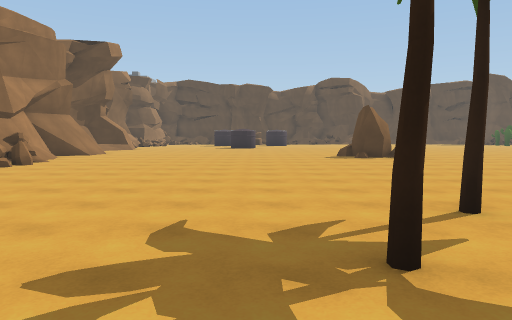
View 1 (above)

24 first-person views from a walk through a Unity game level. The camera is 1.5 m above the floor, tilts 4° down and sees 70° across. The floor is counted in squares, 2 m on a side. Each view is taken from the middle of a square. On the plan, view 1 faces up. The plan holds only what a view shows up to about 11 squares ahead; the rest is blank. The place goes on beyond the plan. The player character is not drawn. Surface patterns are stand-ins for the level's own textures.

View 2
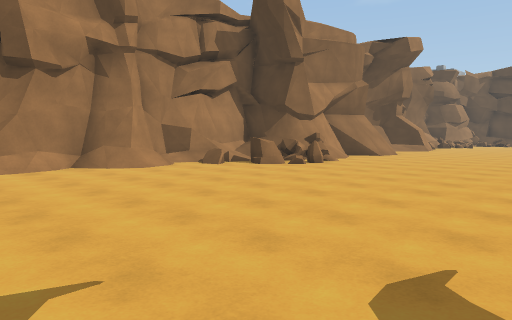

View 3
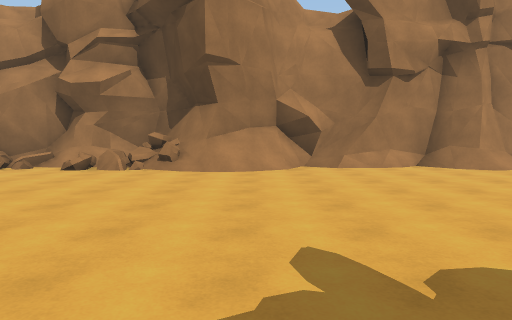

View 4
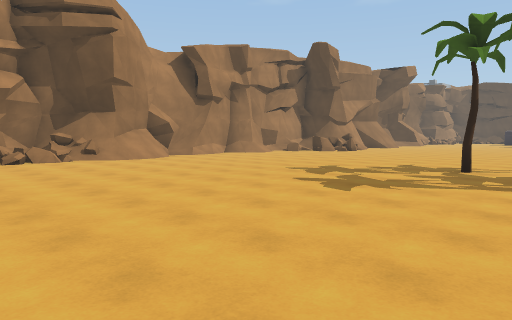

View 5
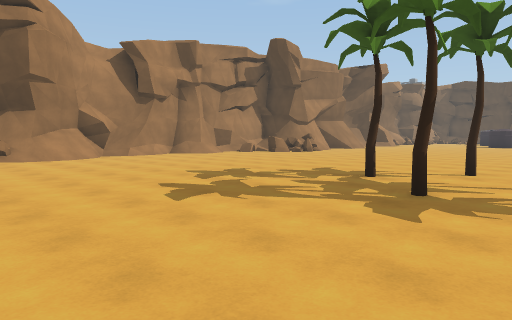

View 6
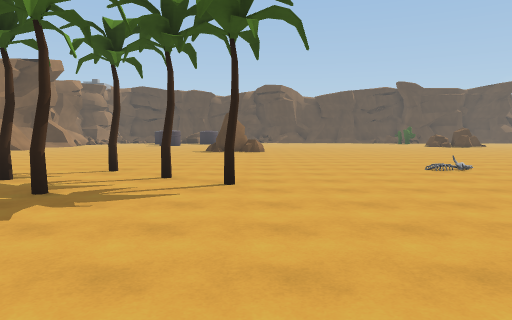

View 7
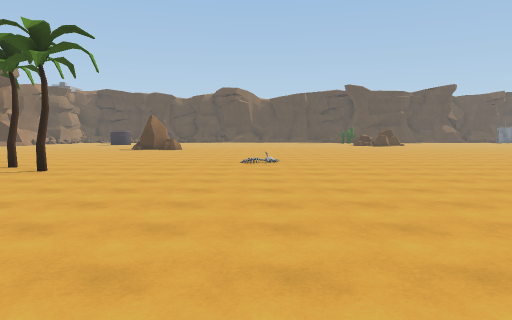

View 8
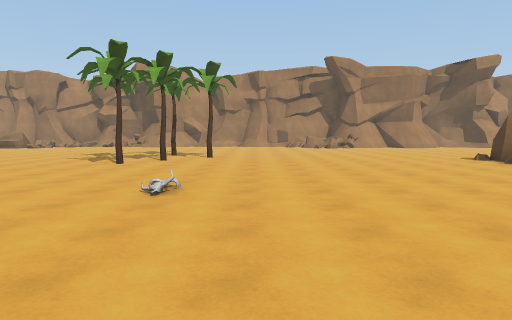

View 9
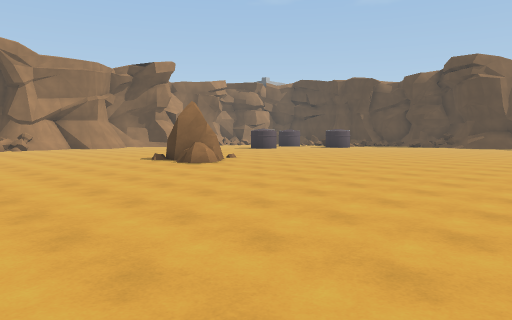

View 10
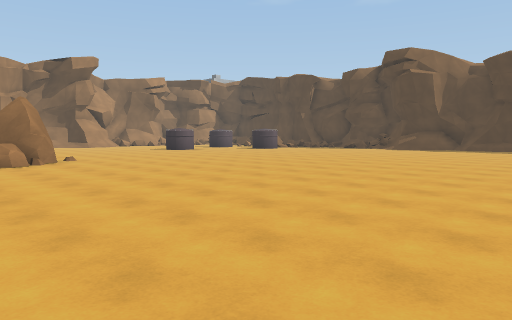

View 11
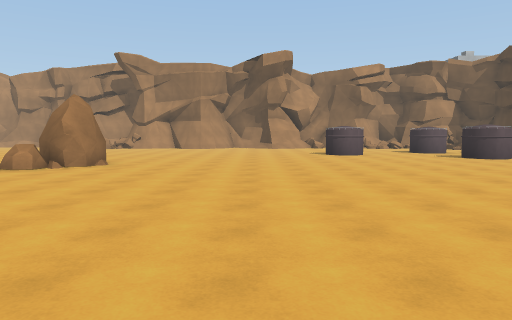

View 12
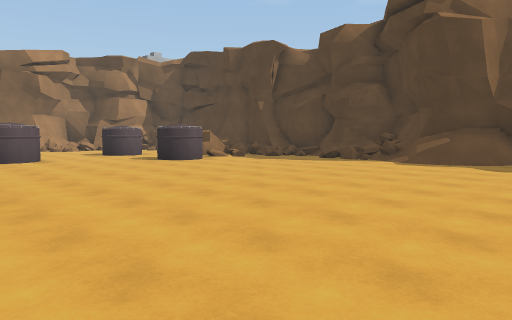

View 13
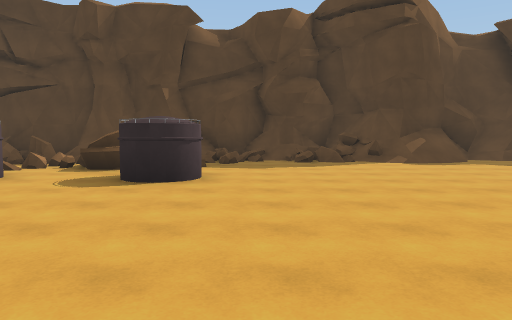

View 14
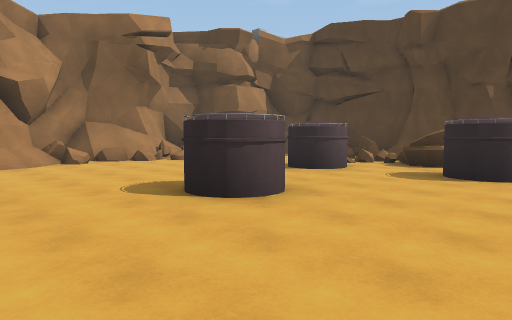

View 15
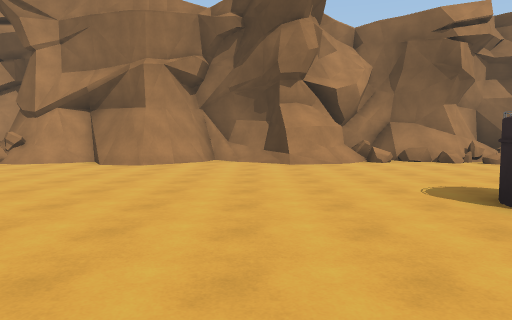

View 16
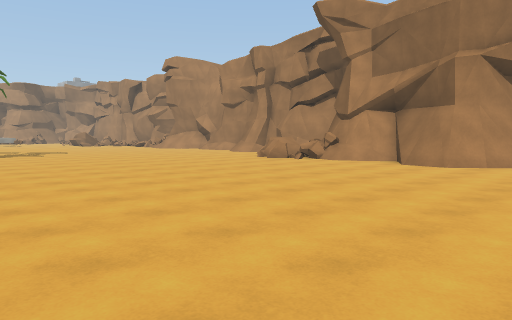

View 17
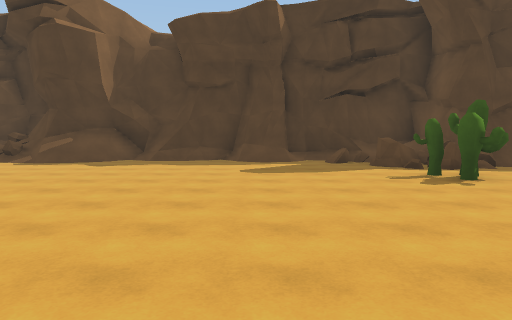

View 18
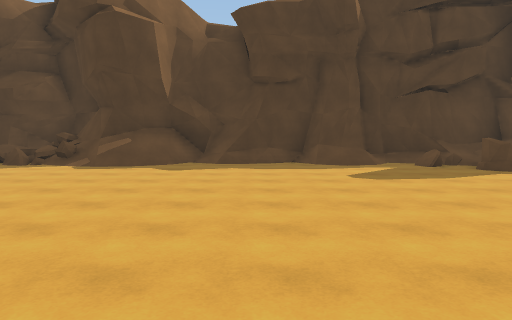

View 19
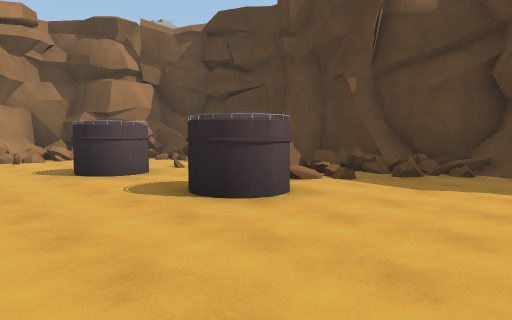

View 20
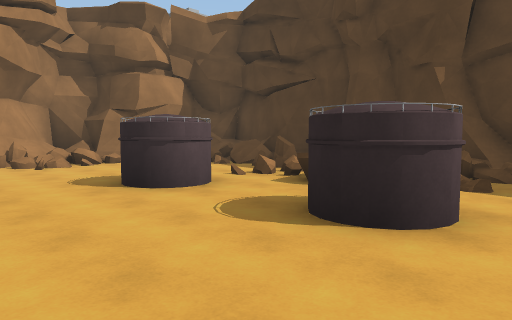

View 21
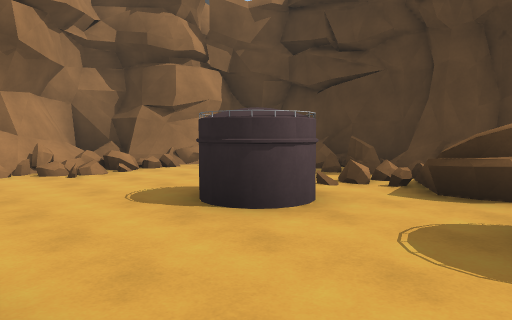

View 22
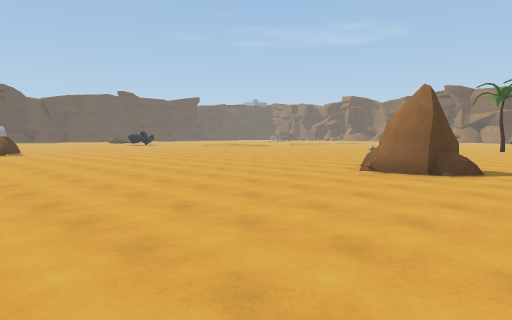

View 23
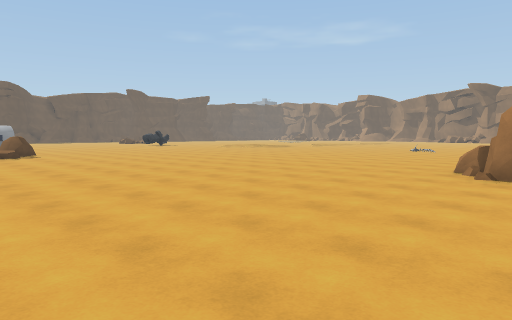

View 24
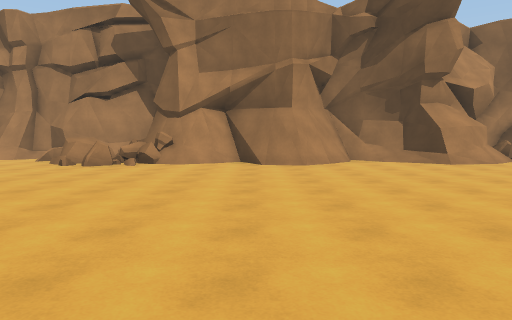

### Floor plan
Key: @ floor where view 1 was taken; # wall or solid block; x gap in a wall; . main floor; : floor 0.5 m higher than the main floor; + floor 0.75 m higher than the main floor; / step, stairs or slope; = window, fence, low wall or low ledge; ^ raised ledge; T tree; R rock; C cactus; O other object.
Columns run from 9 left of view 1 to 16 right of it. Each row starts with its distance up from view 1.
 29     ######################
 28     =^#=+===#.===//...//=#
 27   ##=.#=:#=..............^
 26  ##....=x##...............
 25 ##=.......O..............C
 24 ##==...O..OO..............
 23  #=.......................
 22  #=.......................
 21 ##......O................
 20 ##=.....OO...............
 19  ##......................O
 18  ##......................O
 17  #/......................
 16  #......................
 15  ##.....................
 14   #/....................
 13   #/.........#...........
 12  ##.........R#R..........
 11  ##.....................
 10  ##=................... .
  9  #=#...................
  8 #=^/...................
  7 ##/...................
  6 #/.....................
  5 #/........................
  4 #.................O.......
  3 #..........T.............
  2 #=........T.T............
  1 #/.........T..T.........
  0 #/.......@.............
 -1 ##.....................
 -2 #=....................
 -3 #=...................
 -4 #=............. .....
 -5 #=. ........     ...
 -6 #=       .. .     .

Positions as (right, up) in squares from view 1, and headings:
1: (0, 0), facing up
2: (0, 1), facing up-left
3: (0, 0), facing left
4: (3, -6), facing up-left
5: (4, -4), facing up-left
6: (5, -4), facing up
7: (9, -6), facing up
8: (14, 5), facing left
9: (13, 6), facing up-left
10: (15, 10), facing up-left
11: (13, 17), facing left
12: (11, 18), facing up-left
13: (3, 18), facing up
14: (3, 17), facing up-left
15: (3, 17), facing left
16: (3, 17), facing down-left
17: (13, 18), facing up
18: (11, 19), facing up
19: (5, 21), facing up-left
20: (3, 21), facing up-left
21: (1, 21), facing up-left
22: (1, 20), facing down-right
23: (3, 20), facing down-right
24: (3, 13), facing left
